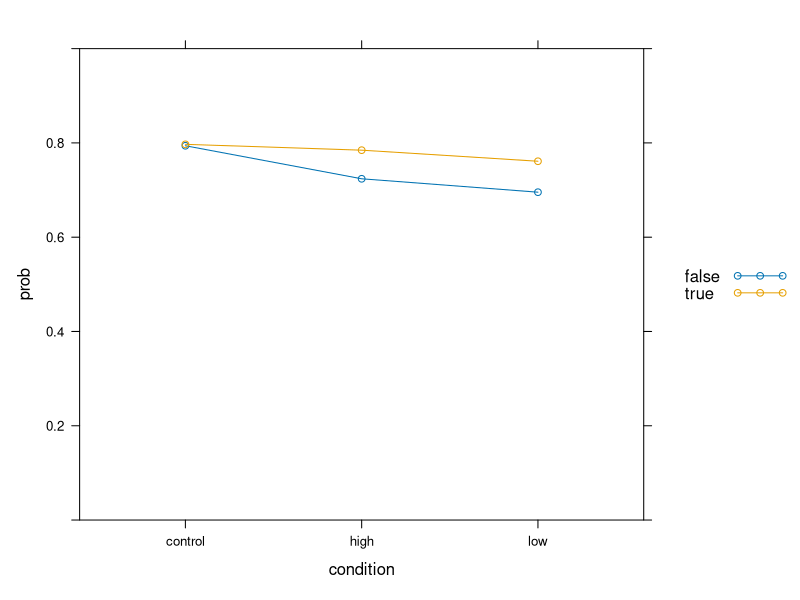
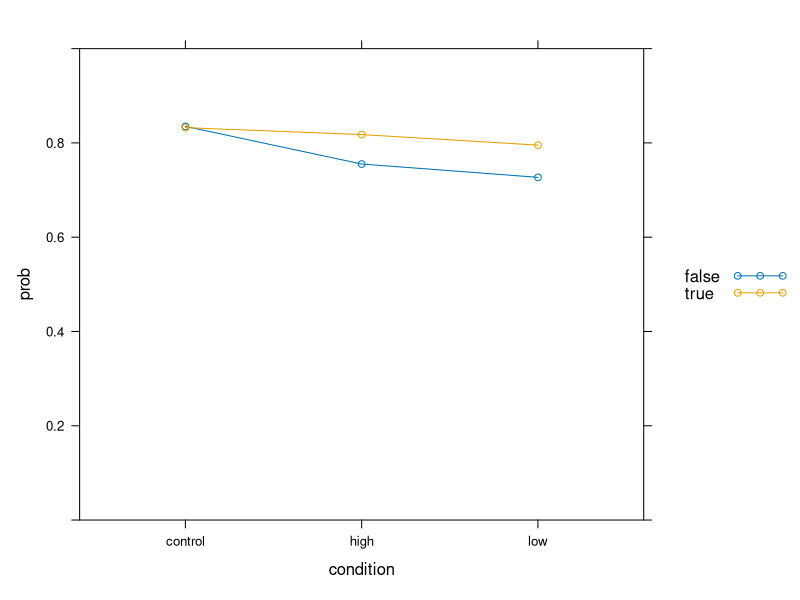
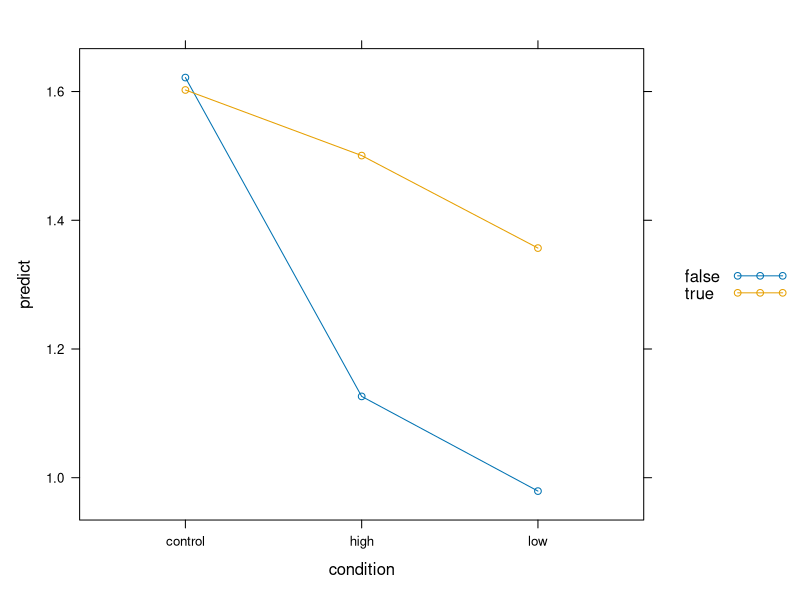

Recreate these plots in R, in order. (Note: a time limit stopped this script after it produced the figures.)
# setwd("C:/Users/nwickelmaier/Nextcloud/Documents/teaching/regression/08_power_simulation/")

library(lme4)

dat0 <- read.csv("data_by_trial.csv", row.names = "X")


# VP ausschließen: 18023, 52409, 63779, 73209 
dat0 <- dat0[!dat0$participantID %in% c(18023, 52409, 63779, 73209), ]
dat0 <- dat0[dat0$Position != 81, ]
dat0$itemID <- paste0(dat0$Text_x, dat0$Position)

# only targets
dat <- dat0[dat0$Position %in% 1:40, ]


glm1 <- glmer(correctAnswer ~ truthvalue*condition + (1|participantID) +
              (1|itemID), dat, family = binomial)



dat_par <- as.data.frame(xtabs(correctAnswer ~ truthvalue + participantID, dat))

dat_par$n <- c(10, 30)

dat_par$prob <- dat_par$Freq / dat_par$n


tmp <- dat[!duplicated(dat[, c("participantID", "condition")]), c("participantID", "condition")]

dat_par <- merge(dat_par, tmp, by = "participantID", all = TRUE)
dat_par$Freq <- NULL
dat_par$n <- NULL
dat_par$condition <- factor(dat_par$condition)


datagg <- aggregate(prob ~ truthvalue + condition, dat_par, mean)


dat$predict <- predict(glm1, re.form = NA)
dat$prob <- predict(glm1, type = "resp", re.form = NA)

dat$condition <- factor(dat$condition)
dat$truthvalue <- factor(dat$truthvalue)

dat2 <- aggregate(cbind(prob, predict) ~ truthvalue + condition, dat, mean)


library(lattice)

xyplot(prob ~ condition, datagg, groups = truthvalue, type="b", 
       auto.key = TRUE, ylim = 0:1)
xyplot(prob ~ condition, dat2, groups = factor(truthvalue), type="b", 
       auto.key = TRUE, ylim = 0:1)
xyplot(predict ~ condition, dat2, groups = factor(truthvalue), type="b", 
       auto.key = TRUE)


summary(glm1)
# Generalized linear mixed model fit by maximum likelihood (Laplace Approximation) [glmerMod]
#  Family: binomial  ( logit )
# Formula: correctAnswer ~ truthvalue * condition + (1 | participantID) +      (1 | itemID)
#    Data: dat
# 
#      AIC      BIC   logLik deviance df.resid 
#   8058.7   8114.5  -4021.3   8042.7     7952 
# 
# Scaled residuals: 
#     Min      1Q  Median      3Q     Max 
# -3.8724  0.2352  0.3947  0.5418  2.0346 
# 
# Random effects:
#  Groups        Name        Variance Std.Dev.
#  itemID        (Intercept) 0.2939   0.5422  
#  participantID (Intercept) 0.5758   0.7588  
# Number of obs: 7960, groups:  itemID, 200; participantID, 199
# 
# Fixed effects:
#                              Estimate Std. Error z value Pr(>|z|)    
# (Intercept)                   1.62170    0.14549  11.146  < 2e-16 ***
# truthvaluetrue               -0.01927    0.11845  -0.163 0.870759    
# conditionhigh                -0.49538    0.19161  -2.585 0.009727 ** 
# conditionlow                 -0.64252    0.19155  -3.354 0.000796 ***
# truthvaluetrue:conditionhigh  0.39346    0.16105   2.443 0.014562 *  
# truthvaluetrue:conditionlow   0.39686    0.15982   2.483 0.013023 *  
# ---
# Signif. codes:  0 ‘***’ 0.001 ‘**’ 0.01 ‘*’ 0.05 ‘.’ 0.1 ‘ ’ 1
# 
# Correlation of Fixed Effects:
#                 (Intr) trthvl cndtnh cndtnl trthvltr:cndtnh
# truthvalutr     -0.611                                     
# conditinhgh     -0.701  0.463                              
# conditionlw     -0.702  0.464  0.531                       
# trthvltr:cndtnh  0.451 -0.736 -0.617 -0.342                
# trthvltr:cndtnl  0.455 -0.742 -0.344 -0.615  0.547     


### power simulation

n     <- 200   # try different values
nitem <- 40
ntext <- 5

# Create data frame

dat <- data.frame(id         = rep(1:n, each = nitem),
                  itemid     = 1:nitem,
                  textid     = rep(1:ntext, each = nitem),
                  condition  = rep(c("high", "low"), each = nitem),
                  truthvalue = rep(c("true", "false"), c(30, 10)),
                  stringsAsFactors = TRUE)

dat$itemtext <- factor(paste(dat$itemid, dat$textid, sep=":"))

pval <- replicate(50, {
      sim <- simulate( ~ truthvalue*condition + (1|id) + (1|itemtext), newdata=dat,
                      newparams=list(beta=c(0, 0.05, -0.4, 0.4),
                                     theta=c(0.6, 0.8)),
                      family=binomial)[,1]

      glm0 <- glmer(sim ~ truthvalue + condition + (1|id) + (1|itemtext), dat, family=binomial)
      glm1 <- glmer(sim ~ truthvalue*condition + (1|id) + (1|itemtext), dat, family=binomial)
      anova(glm0, glm1)["glm1", "Pr(>Chisq)"]
  })

mean(pval < 0.05)    # power

hist(pval)

# check if SD is theta
x <- replicate(100, {
  sim <- simulate( ~ truthvalue*condition + (1|id) + (1|itemtext), newdata=dat,
                  newparams=list(beta=c(0, 0.3, 0.01, 0.4),
                                 theta=c(0.5, 0.5)),
                  family=binomial)[,1]
  
  glm1 <- glmer(sim ~ truthvalue*condition + (1|id) + (1|itemtext), dat, family=binomial)
  as.data.frame(VarCorr(glm1))[, 5]
  }
)
rowMeans(x)
# [1] 0.4906525 0.4884420

# finding suitable parameters

sim <- simulate( ~ truthvalue*condition + (1|id) + (1|itemtext),
                newdata=dat, newparams=list(beta=c(0, 0.05, -0.4, 0.4),
                                            theta=c(0.001, 0.001)),
                family=binomial)[,1]

glm1 <- glmer(sim ~ truthvalue*condition + (1|id) + (1|itemtext), dat, family=binomial)
dat$prob <- predict(glm1, re.form = NA, type = "resp")

datagg <- aggregate(prob ~ truthvalue + condition, dat, mean)

xyplot(prob ~ condition, datagg, groups = truthvalue, type = "b",
       auto.key = TRUE, ylim = 0:1)
